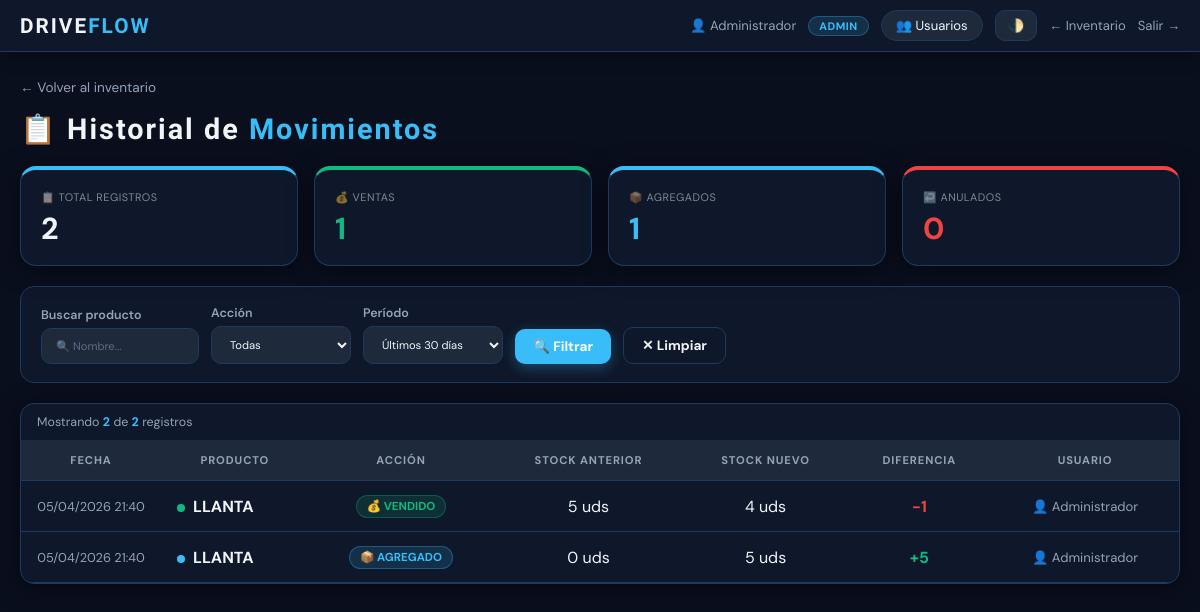
The page /historial (signed in) on the database its author committed.
### models.py (models this page shows, shortened)
class Usuario(db.Model):
    __tablename__ = 'usuario'
    id            = db.Column(db.Integer, primary_key=True)
    username      = db.Column(db.String(50), nullable=False, unique=True)
    password_hash = db.Column(db.String(256), nullable=False)
    nombre        = db.Column(db.String(100), default='')
    rol           = db.Column(db.String(20), default='vendedor')  # admin|supervisor|cajero|vendedor
    activo        = db.Column(db.Boolean, default=True)
    creado_en     = db.Column(db.DateTime, default=datetime.utcnow)
    ventas        = db.relationship('Venta', backref='usuario', lazy=True, foreign_keys='Venta.usuario_id')

class HistorialStock(db.Model):
    __tablename__ = 'historial_stock'
    id             = db.Column(db.Integer, primary_key=True)
    repuesto_id    = db.Column(db.Integer, db.ForeignKey('repuesto.id', ondelete='CASCADE'), nullable=False)
    usuario_id     = db.Column(db.Integer, db.ForeignKey('usuario.id'), nullable=True)
    fecha          = db.Column(db.DateTime, default=datetime.utcnow)
    stock_anterior = db.Column(db.Integer, nullable=False)
    stock_nuevo    = db.Column(db.Integer, nullable=False)
    accion         = db.Column(db.String(50), nullable=False)
    usuario        = db.relationship('Usuario', foreign_keys=[usuario_id], lazy=True)

class Repuesto(db.Model):
    __tablename__ = 'repuesto'
    id           = db.Column(db.Integer, primary_key=True)
    nombre       = db.Column(db.String(100), nullable=False, unique=True)
    p_costo      = db.Column(db.Float, nullable=False)
    p_venta      = db.Column(db.Float, nullable=False)
    stock        = db.Column(db.Integer, nullable=False, default=0)
    vendido      = db.Column(db.Integer, default=0)
    stock_minimo = db.Column(db.Integer, default=5)
    foto_url     = db.Column(db.String(255), nullable=True)   # ← foto del producto
    ventas    = db.relationship('Venta', backref='repuesto', cascade='all, delete-orphan', lazy=True)
    historial = db.relationship('HistorialStock', backref='repuesto', cascade='all, delete-orphan', lazy=True)

### routes/historial.py (the view, shortened to what this page needs)
@historial_bp.route('/historial')
def index():
    accion   = request.args.get('accion', '')
    producto = request.args.get('producto', '').upper().strip()
    dias     = int(request.args.get('dias', 30))
    page     = int(request.args.get('page', 1))
    per_page = 25
    desde = datetime.utcnow() - timedelta(days=dias)
    query = HistorialStock.query.filter(HistorialStock.fecha >= desde)
    if accion:
        query = query.filter(HistorialStock.accion == accion)
    total     = query.count()
    registros = query.order_by(HistorialStock.fecha.desc())\
                     .offset((page-1)*per_page).limit(per_page).all()
    total_pags = max(1, (total + per_page - 1) // per_page)
    stats = {
        'total':    HistorialStock.query.filter(HistorialStock.fecha >= desde).count(),
        'vendidos': HistorialStock.query.filter(HistorialStock.fecha >= desde,
                    HistorialStock.accion == 'VENDIDO').count(),
        'agregados':HistorialStock.query.filter(HistorialStock.fecha >= desde,
                    HistorialStock.accion == 'AGREGADO').count(),
        'anulados': HistorialStock.query.filter(HistorialStock.fecha >= desde,
                    HistorialStock.accion == 'ANULADO').count(),
        'editados': HistorialStock.query.filter(HistorialStock.fecha >= desde,
                    HistorialStock.accion == 'EDITADO').count(),
    }
    return render_template('historial.html',
        registros=registros, stats=stats,
        accion=accion, producto=producto, dias=dias,
        page=page, total_pags=total_pags, total=total)

### templates/historial.html (shortened to what this page needs)
<!DOCTYPE html>
<html lang="es">
<head>
    <link rel="stylesheet" href="{{ url_for('static', filename='css/main.css') }}">
</head>
<body>
<nav class="topbar">
    <div class="topbar-left">
        <span class="logo-sm">DRIVE<span>FLOW</span></span>
    </div>
    <div class="topbar-right">
        <span class="user-info">👤 {{ session.get('user_nombre') }}</span>
        <span class="rol-badge rol-{{ session.get('user_rol','vendedor') }}">{{ session.get('user_rol','vendedor').upper() }}</span>
        {% if session.get('user_rol') == 'admin' %}
        <a href="/usuarios" class="btn-alerta" style="text-decoration:none">👥 Usuarios</a>
        {% endif %}
        <button class="theme-btn" onclick="toggleTheme()">🌓</button>
        <a href="/" class="btn-logout">← Inventario</a>
        <a href="/logout" class="btn-logout">Salir →</a>
    </div>
</nav>
<div class="container">
    <a href="/" class="back-link">← Volver al inventario</a>
    <div class="page-title">📋 Historial de <span>Movimientos</span></div>
    <div class="kpis" style="margin-bottom:20px">
        <div class="kpi kpi-blue">
            <small>📋 TOTAL REGISTROS</small>
            <strong>{{ stats.total }}</strong>
        </div>
        <div class="kpi kpi-green">
            <small>💰 VENTAS</small>
            <strong style="color:var(--success)">{{ stats.vendidos }}</strong>
        </div>
        <div class="kpi kpi-blue">
            <small>📦 AGREGADOS</small>
            <strong style="color:var(--primary)">{{ stats.agregados }}</strong>
        </div>
        <div class="kpi kpi-red">
            <small>↩️ ANULADOS</small>
            <strong style="color:var(--danger)">{{ stats.anulados }}</strong>
        </div>
    </div>
    <form method="GET" action="/historial">
        <div class="filtros">
            <div class="filtro-grupo">
                Buscar producto
                <input type="text" name="producto" placeholder="🔍 Nombre..." value="{{ producto }}">
            </div>
            <div class="filtro-grupo">
                Acción
                <select name="accion">
                    <option value="">Todas</option>
                </select>
            </div>
            <div class="filtro-grupo">
                Período
                <select name="dias">
                    <option value="30"  {{ 'selected' if dias==30 }}>Últimos 30 días</option>
                </select>
            </div>
            <button type="submit" class="btn btn-primary">🔍 Filtrar</button>
            <a href="/historial" class="btn btn-outline">✕ Limpiar</a>
        </div>
    </form>
    <div class="card card-table">
        {% if registros %}
        <div class="total-info" style="padding:10px 16px">
            Mostrando <strong class="hi">{{ registros|length }}</strong> de <strong class="hi">{{ total }}</strong> registros
        </div>
        <table>
            <thead>
                <tr>
                    <th style="width:140px">Fecha</th>
                    <th>Producto</th>
                    <th>Acción</th>
                    <th>Stock anterior</th>
                    <th>Stock nuevo</th>
                    <th>Diferencia</th>
                    <th>Usuario</th>
                </tr>
            </thead>
            <tbody>
            {% for h in registros %}
            {% set diff = h.stock_nuevo - h.stock_anterior %}
            <tr>
                <td style="font-size:.8em; color:var(--muted); white-space:nowrap">
                    {{ h.fecha.strftime('%d/%m/%Y %H:%M') }}
                </td>
                <td class="td-left">
                    <div style="display:flex; align-items:center; gap:8px">
                        <span class="dot dot-{{ h.accion }}"></span>
                        <b>{{ h.repuesto.nombre if h.repuesto else '—' }}</b>
                    </div>
                </td>
                <td>
                    <span class="accion-badge accion-{{ h.accion }}">
                        {% if h.accion == 'VENDIDO' %}💰
                        {% elif h.accion == 'AGREGADO' %}📦
                        {% elif h.accion == 'EDITADO' %}✏️
                        {% elif h.accion == 'ANULADO' %}↩️
                        {% endif %}
                        {{ h.accion }}
                    </span>
                </td>
                <td>{{ h.stock_anterior }} uds</td>
                <td>{{ h.stock_nuevo }} uds</td>
                <td>
                    {% if diff > 0 %}
                        <span class="diff-pos">+{{ diff }}</span>
                    {% elif diff < 0 %}
                        <span class="diff-neg">{{ diff }}</span>
                    {% else %}
                        <span class="diff-neu">—</span>
                    {% endif %}
                </td>
                <td style="font-size:.82em; color:var(--muted)">
                    {% if h.usuario_id %}
                        {% set u = h.usuario %}
                        👤 {{ u.nombre or u.username if u else '—' }}
                    {% else %}
                        —
                    {% endif %}
                </td>
            </tr>
            {% endfor %}
            </tbody>
        </table>
        {% else %}
        <div class="empty-state">
            <div>📋</div>
            <p>No hay registros con los filtros seleccionados.</p>
        </div>
        {% endif %}
    </div>
</div>
</body>
</html>

### static/css/main.css (style rules this page uses)
:root { --bg:#0a0f1e;--panel:#0f172a;--panel2:#1e293b; --text:#f1f5f9;--muted:#94a3b8;--border:#1e3a5f; --primary:#38bdf8;--success:#10b981;--danger:#ef4444;--warning:#f59e0b; --r:14px;--sh:0 4px 24px rgba(0,0,0,.5);--t:.25s ease; }
*,*::before,*::after { box-sizing:border-box;margin:0 }
body { background:var(--bg);color:var(--text);font-family:'DM Sans',sans-serif;transition:background var(--t),color var(--t);min-height:100vh;padding-bottom:80px }
.topbar { display:flex;justify-content:space-between;align-items:center;padding:10px 20px;background:var(--panel);border-bottom:1px solid var(--border);position:sticky;top:0;z-index:80;box-shadow:0 2px 20px rgba(0,0,0,.3) }
.topbar-left .logo-sm { font-family:'Rajdhani',sans-serif;font-size:1.3em;font-weight:700;letter-spacing:2px }
.topbar-left .logo-sm span { color:var(--primary) }
.topbar-right { display:flex;align-items:center;gap:12px;flex-wrap:wrap }
.user-info { font-size:.82em;color:var(--muted) }
.rol-badge { font-size:.68em;font-weight:700;padding:2px 10px;border-radius:20px;letter-spacing:.5px }
.rol-admin { background:rgba(56,189,248,.15);color:var(--primary);border:1px solid rgba(56,189,248,.3) }
.btn-alerta { background:var(--panel2);border:1px solid var(--border);color:var(--text);padding:6px 14px;border-radius:20px;cursor:pointer;font-size:.82em;font-family:inherit;transition:var(--t);position:relative }
.theme-btn { background:var(--panel2);border:1px solid var(--border);color:var(--text);padding:6px 12px;border-radius:10px;cursor:pointer;font-size:.82em;font-weight:600;font-family:inherit;transition:var(--t) }
.btn-logout { font-size:.82em;color:var(--muted);text-decoration:none;transition:color var(--t) }
.container { max-width:1200px;margin:auto;padding:24px 20px }
.kpis { display:grid;grid-template-columns:repeat(auto-fit,minmax(210px,1fr));gap:16px;margin-bottom:22px }
.kpi { background:var(--panel);padding:20px;border-radius:16px;border:1px solid var(--border);border-top:4px solid var(--primary);box-shadow:var(--sh);transition:transform .3s cubic-bezier(.175,.885,.32,1.275),box-shadow .3s;cursor:default }
.kpi small { display:block;font-size:.68em;opacity:.5;margin-bottom:8px;letter-spacing:.5px;text-transform:uppercase }
.kpi strong { display:block;font-size:1.9em;font-weight:700;line-height:1.1 }
.kpi-blue { border-top-color:var(--primary) }
.kpi-green { border-top-color:var(--success) }
.kpi-red { border-top-color:var(--danger) }
.card { background:var(--panel);border:1px solid var(--border);border-radius:var(--r);padding:16px;margin-bottom:16px;box-shadow:var(--sh) }
.card-table { padding:0;overflow-x:auto }
input[type=text],input[type=number],input[type=password] { background:var(--panel2);color:var(--text);border:1px solid var(--border);padding:10px 14px;border-radius:10px;outline:none;width:100%;font-family:inherit;font-size:.9em;transition:border-color var(--t),box-shadow var(--t) }
input::placeholder { color:var(--muted);opacity:.55 }
.btn { display:inline-flex;align-items:center;justify-content:center;gap:5px;padding:9px 18px;border-radius:10px;border:none;cursor:pointer;font-weight:700;font-size:.85em;text-decoration:none;white-space:nowrap;font-family:inherit;transition:transform var(--t),filter var(--t),box-shadow var(--t) }
.btn-primary { background:var(--primary);color:#fff;box-shadow:0 4px 14px rgba(56,189,248,.3) }
.btn-outline { background:transparent;border:1px solid var(--border);color:var(--text) }
table { width:100%;border-collapse:collapse }
thead th { background:var(--panel2);color:var(--muted);padding:13px 16px;font-size:.7em;text-transform:uppercase;letter-spacing:.08em;text-align:center;border-bottom:1px solid var(--border) }
tbody tr { transition:background var(--t) }
td { padding:13px 16px;border-bottom:1px solid var(--border);text-align:center;vertical-align:middle }
.td-left { text-align:left }

### rows shown on the page
Usuario: get "Administrador", nombre "Administrador"
HistorialStock: fecha "05/04/2026 21:40", repuesto "LLANTA", accion "VENDIDO", stock_anterior "5", stock_nuevo "4", diff "-1"
HistorialStock: fecha "05/04/2026 21:40", repuesto "LLANTA", accion "AGREGADO", stock_anterior "0", stock_nuevo "5"

### other values the page prints
{{ session.get('user_rol','vendedor').upper() }} "ADMIN"
{{ stats.total }} "2"
{{ stats.vendidos }} "1"
{{ stats.agregados }} "1"
{{ stats.anulados }} "0"
{{ registros|length }} "2"
{{ total }} "2"
